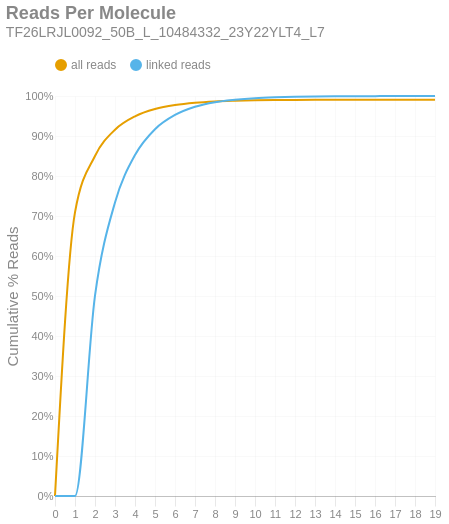

Notebook code for this chart:
### Markdown cell above
### Reads per Molecule
This chart shows the cumulative distribution of the number of reads per linked molecule. That is, how many alignments are associated with a unique molecule. This excludes the number of reads associated with invalid or absent linked-read barcodes. The `linked` histogram is the percentages recalculated when disregarding singletons.

### Code cell
if SKIPLR:
    print_html(f"Skipped")
else:
    counts = np.bincount(valids['reads'].cast(pl.Int64).to_numpy())
    weighted = counts * np.arange(len(counts))
    all_perc = weighted / n_reads
    linked_perc = weighted / n_linked_reads
    linked_perc[1] = 0
    binned_df = pl.DataFrame({
        'readsper': list(range(len(counts))),
        'all reads (cumsum)': np.cumsum(all_perc).tolist(),
        'linked reads (cumsum)': np.cumsum(linked_perc).tolist(),
    })

    with SafeRender(binned_df):
        (
            density_plot(binned_df, 'Reads Per Molecule', samplename, 'readspmol')
            .encode(
                x=alt.X('readsper:O', title=None).axis(labelAngle=0).scale(padding=0),
                y=alt.Y('value:Q', title='Cumulative % Reads').axis(format='%').stack(False),
                color=alt.Color("key:N").scale(domain=["all reads", "linked reads"]),
                tooltip=[
                    alt.Tooltip("key:N", title="Data Type"),
                    alt.Tooltip("readsper:O", title="Reads Per Molecule"),
                    alt.Tooltip("value:Q", format=".2%", title="% Reads (Cum.)")
                ]            
            )
        ).display()

### Figure 1 — Vega-Lite specification as saved in the notebook (floating-point values rounded to 4 significant figures)
{"width": "container", "height": 400, "config": {"title": {"anchor": "start", "dy": -15, "fontSize": 18, "color": "#888888", "subtitleColor": "#888888", "subtitleFontSize": 14}, "arc": {"fill": "#0072B2"}, "axis": {"domainColor": "#888888", "domainWidth": 0.5, "gridWidth": 0.2, "grid": false, "titleFontWeight": 400, "titleFontSize": 15, "labelFontSize": 11, "labelColor": "#888888", "tickColor": "#888888", "tickWidth": 0.2, "titleColor": "#888888"}, "axisBand": {"grid": false}, "axisX": {"grid": true, "tickSize": 10, "domainCap": "round"}, "axisY": {"domain": false, "grid": true, "tickSize": 0, "domainCap": "round"}, "background": "transparent", "header": {"labelFontSize": 15, "labelColor": "#888888", "titleFontSize": 15, "titleFontWeight": 600, "titleColor": "#888888"}, "legend": {"labelFont": "sans-serif", "labelFontSize": 12, "labelColor": "#888888", "symbolSize": 100, "symbolType": "circle", "titleFontSize": 12, "titlePadding": 10, "titleColor": "#888888", "title": null, "orient": "top"}, "range": {"category": ["#E69F00", "#56B4E9", "#009E73", "#F0E442", "#0072B2", "#D55E00", "#CC79A7", "#000000"], "diverging": ["#cfe8f3", "#a2d4ec", "#73bfe2", "#46abdb", "#1696d2", "#12719e"]}, "area": {"fill": "#0072B2", "fillOpacity": 0.7, "line": true, "strokeOpacity": 0.7}, "line": {"color": "#0072B2", "stroke": "#0072B2", "strokeWidth": 2}, "trail": {"color": "#0072B2", "stroke": "#0072B2", "strokeWidth": 0, "size": 1}, "point": {"filled": true, "fillOpacity": 1.0, "size": 95}, "text": {"color": "#888888", "fontSize": 11, "align": "right", "fontWeight": 400, "size": 11}, "bar": {"fill": "#0072B2", "stroke": null}, "view": {"stroke": null, "continuousWidth": 660, "continuousHeight": 400}}, "data": {"name": "data-54cba73777aa330344e070452a9361a4"}, "mark": {"type": "line", "interpolate": "monotone", "point": {"opacity": 0, "size": 275}}, "encoding": {"color": {"field": "key", "scale": {"domain": ["all reads", "linked reads"]}, "type": "nominal"}, "tooltip": [{"field": "key", "title": "Data Type", "type": "nominal"}, {"field": "readsper", "title": "Reads Per Molecule", "type": "ordinal"}, {"field": "value", "format": ".2%", "title": "% Reads (Cum.)", "type": "quantitative"}], "x": {"axis": {"labelAngle": 0}, "field": "readsper", "scale": {"padding": 0}, "title": null, "type": "ordinal"}, "y": {"axis": {"format": "%"}, "field": "value", "stack": false, "title": "Cumulative % Reads", "type": "quantitative"}}, "params": [{"name": "param_c36ac31b6afebe62", "select": {"type": "point", "fields": ["key"]}, "bind": "legend"}], "title": {"text": "Reads Per Molecule", "subtitle": "TF26LRJL0092_50B_L_10484332_23Y22YLT4_L7"}, "transform": [{"fold": ["all reads (cumsum)", "linked reads (cumsum)"]}, {"calculate": "replace(datum.key, ' (cumsum)', '')", "as": "key"}, {"filter": {"param": "param_c36ac31b6afebe62"}}], "usermeta": {"embedOptions": {"downloadFileName": "TF26LRJL0092_50B_L_10484332_23Y22YLT4_L7.readspmol"}}, "$schema": "https://vega.github.io/schema/vega-lite/v6.4.1.json", "datasets": {"data-54cba73777aa330344e070452a9361a4": [{"readsper": 0, "all reads (cumsum)": 0.0, "linked reads (cumsum)": 0.0}, {"readsper": 1, "all reads (cumsum)": 0.7091, "linked reads (cumsum)": 0.0}, {"readsper": 2, "all reads (cumsum)": 0.8501, "linked reads (cumsum)": 0.5008}, {"readsper": 3, "all reads (cumsum)": 0.9157, "linked reads (cumsum)": 0.7338}, {"readsper": 4, "all reads (cumsum)": 0.9491, "linked reads (cumsum)": 0.8524}, {"readsper": 5, "all reads (cumsum)": 0.9673, "linked reads (cumsum)": 0.917}, {"readsper": 6, "all reads (cumsum)": 0.9773, "linked reads (cumsum)": 0.9525}, {"readsper": 7, "all reads (cumsum)": 0.9831, "linked reads (cumsum)": 0.9731}, {"readsper": 8, "all reads (cumsum)": 0.9863, "linked reads (cumsum)": 0.9846}, {"readsper": 9, "all reads (cumsum)": 0.988, "linked reads (cumsum)": 0.9906}, {"readsper": 10, "all reads (cumsum)": 0.9891, "linked reads (cumsum)": 0.9945}, {"readsper": 11, "all reads (cumsum)": 0.9897, "linked reads (cumsum)": 0.9967}, {"readsper": 12, "all reads (cumsum)": 0.9901, "linked reads (cumsum)": 0.998}, {"readsper": 13, "all reads (cumsum)": 0.9903, "linked reads (cumsum)": 0.9988}, {"readsper": 14, "all reads (cumsum)": 0.9904, "linked reads (cumsum)": 0.9992}, {"readsper": 15, "all reads (cumsum)": 0.9905, "linked reads (cumsum)": 0.9994}, {"readsper": 16, "all reads (cumsum)": 0.9906, "linked reads (cumsum)": 0.9997}, {"readsper": 17, "all reads (cumsum)": 0.9906, "linked reads (cumsum)": 0.9998}, {"readsper": 18, "all reads (cumsum)": 0.9906, "linked reads (cumsum)": 0.9999}, {"readsper": 19, "all reads (cumsum)": 0.9907, "linked reads (cumsum)": 1.0}]}}
